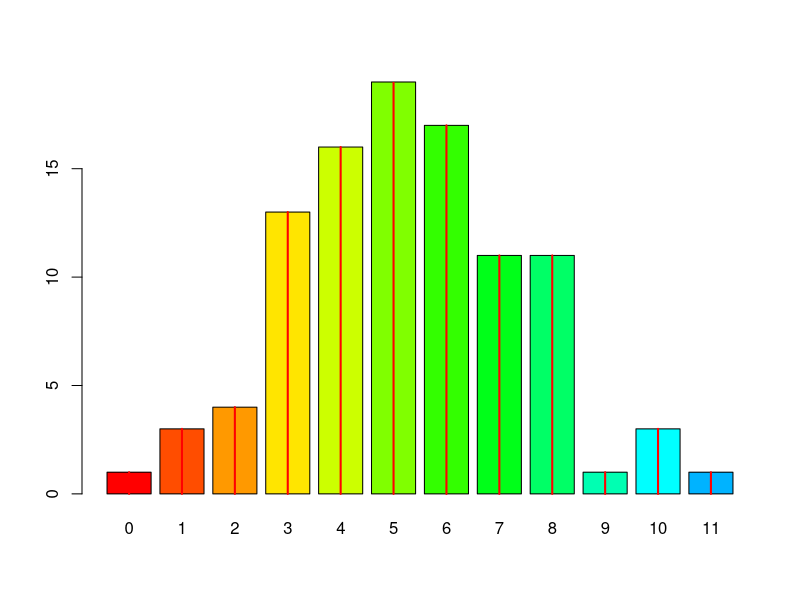
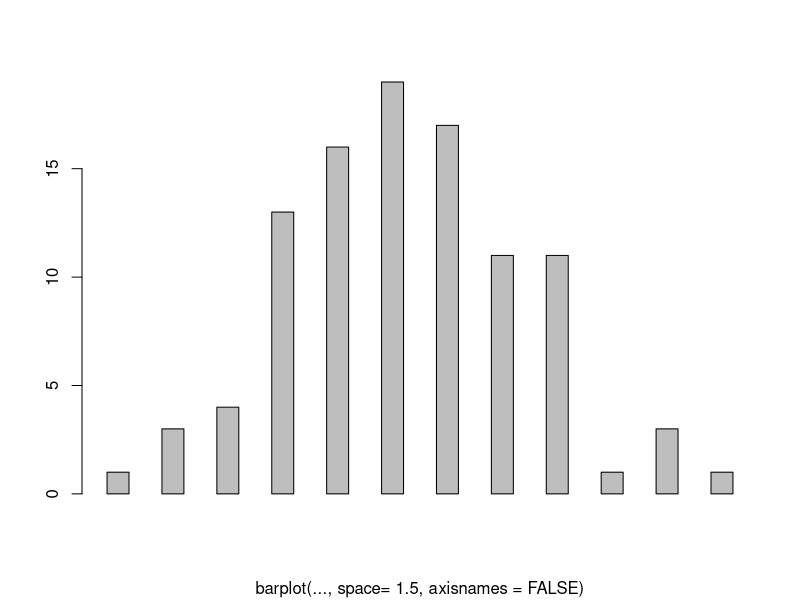
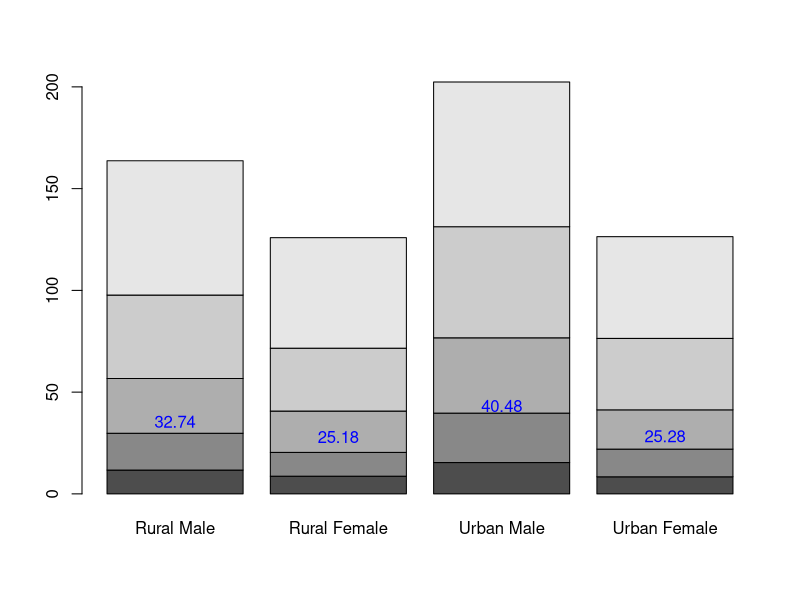
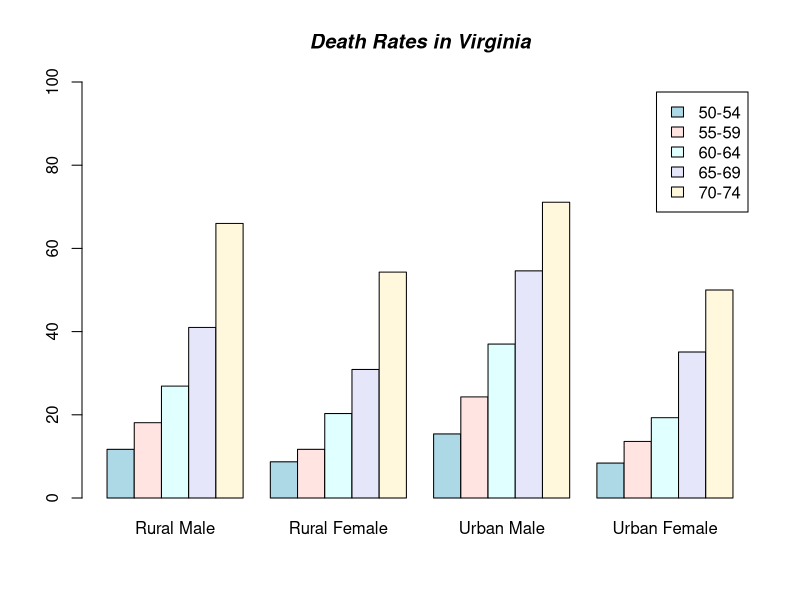
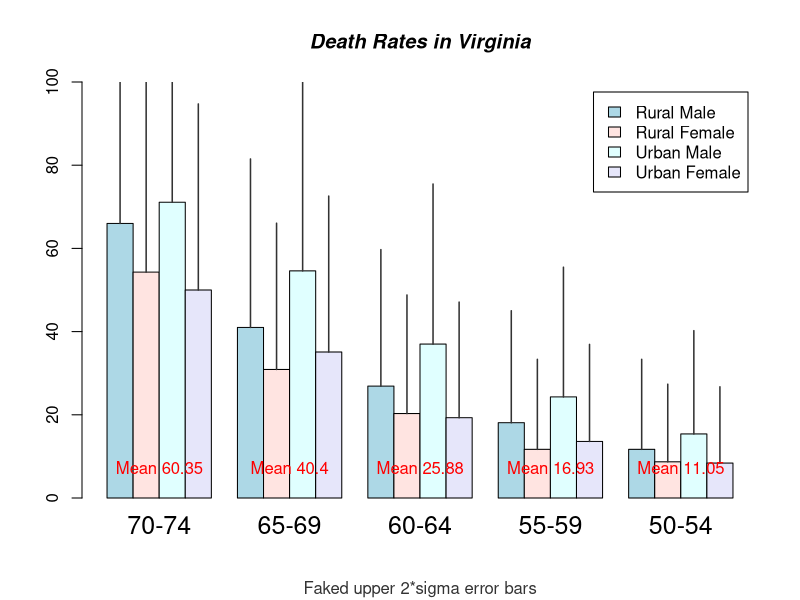
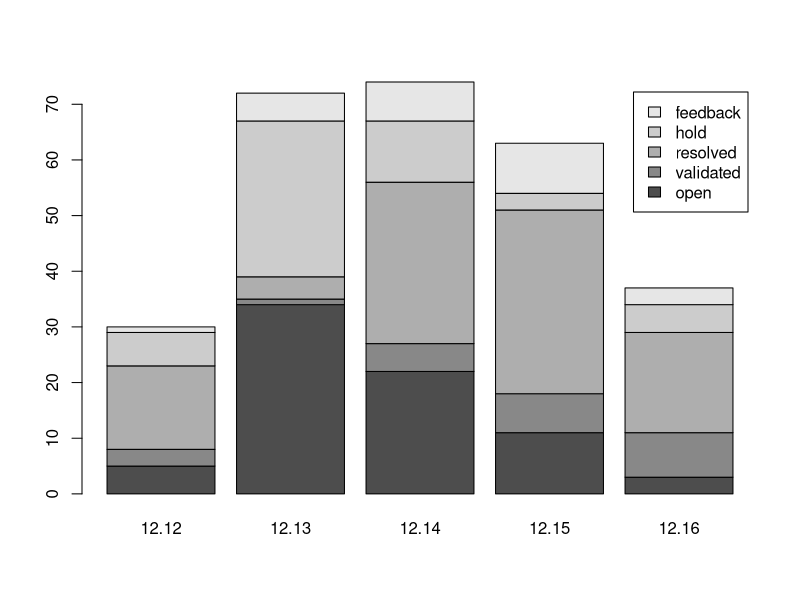

Here is the R script that generated these plots, in order:
require(grDevices) # for colours
tN <- table(Ni <- stats::rpois(100, lambda=5))
r <- barplot(tN, col=rainbow(20))

#- type = "h" plotting *is* 'bar'plot
lines(r, tN, type='h', col='red', lwd=2)

barplot(tN, space = 1.5, axisnames=FALSE,
        sub = "barplot(..., space= 1.5, axisnames = FALSE)")
is.matrix(VADeaths)
barplot(VADeaths, plot = FALSE)
barplot(VADeaths, plot = FALSE, beside = TRUE)
mp <- barplot(VADeaths) # default
tot <- colMeans(VADeaths)
text(mp, tot + 3, format(tot), xpd = TRUE, col = "blue")
barplot(VADeaths, beside = TRUE,
        col = c("lightblue", "mistyrose", "lightcyan",
                "lavender", "cornsilk"),
        legend = rownames(VADeaths), ylim = c(0, 100))
title(main = "Death Rates in Virginia", font.main = 4)

hh <- t(VADeaths)[, 5:1]
mybarcol <- "gray20"
mp <- barplot(hh, beside = TRUE,
              col = c("lightblue", "mistyrose",
                      "lightcyan", "lavender"),
              legend = colnames(VADeaths), ylim= c(0,100),
              main = "Death Rates in Virginia", font.main = 4,
              sub = "Faked upper 2*sigma error bars", col.sub = mybarcol,
              cex.names = 1.5)
segments(mp, hh, mp, hh + 2*sqrt(1000*hh/100), col = mybarcol, lwd = 1.5)
stopifnot(dim(mp) == dim(hh))# corresponding matrices
mtext(side = 1, at = colMeans(mp), line = -2,
      text = paste("Mean", formatC(colMeans(hh))), col = "red")


### Ticket ticket count
feedback <- c(1, 5, 7, 9, 3)
hold <- c(6, 28, 11, 3, 5)
resolved <- c(15, 4, 29, 33, 18)
validated <- c(3, 1, 5, 7, 8)
open <- c(5, 34, 22, 11, 3)
tickets = c(open, validated, resolved, hold, feedback)
rnames = c("12.12", "12.13", "12.14", "12.15", "12.16")
cnames = c("open", "validated", "resolved", "hold", "feedback")
mat <- matrix(tickets, nrow = length(cnames), ncol = length(rnames), byrow = TRUE, dimnames = list(rnames, 
                                                                                                 cnames))
mat

barplot(mat, names.arg=rnames, legend=cnames)